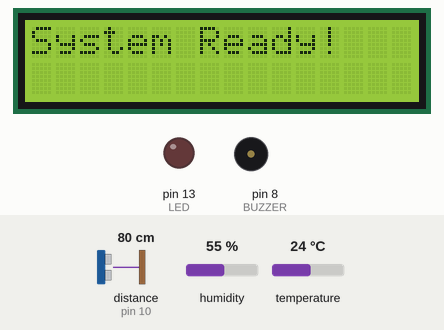
The sketch below on a simulated Arduino Uno, built with avr-gcc and run on an emulated ATmega328P. On the bench: 16×2 character LCD, output pins drawn as LEDs (lit = HIGH), buzzer (waves = sounding). Wiring (from diagram.json): ultrasonic range finder: trigger pin 9; echo pin 10. Dashed ring = blinking. The test bench sets the inputs (shaded band); at power-on: distance to the obstacle (sensor on pin 10) 80 cm, humidity 55 %, temperature 24 °C. The echo pulse lasts 58.3 µs per cm; pins used as bus, display or sensor lines are not drawn; what the sketch prints to the serial monitor is not drawn.

Above: at 0.6 s.
At 3.2 s:
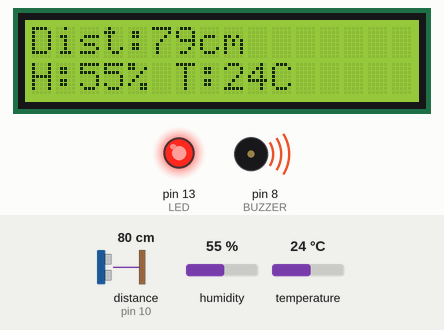
3.3 s: distance to the obstacle (sensor on pin 10) set to 2 cm
5.6 s: humidity set to 22 %
At 6.4 s:
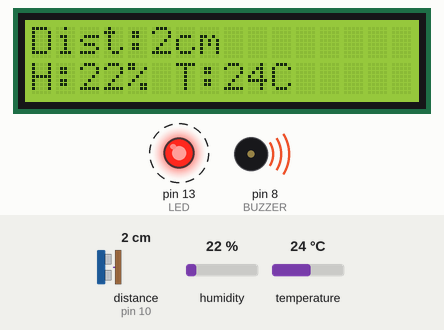
7.7 s: temperature set to 4 °C
9.8 s: distance to the obstacle (sensor on pin 10) set to 9 cm
At 10.1 s:
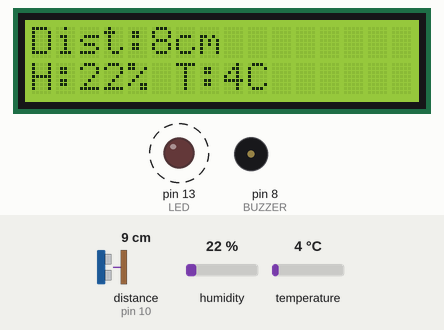
11.3 s: distance to the obstacle (sensor on pin 10) set to 12 cm
At 11.51 s:
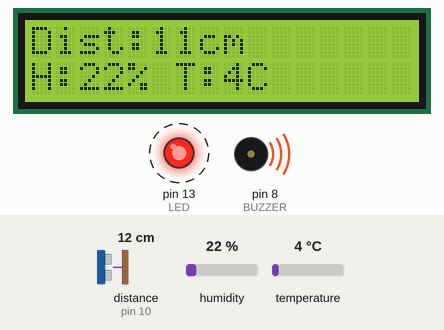
12.8 s: humidity set to 40 %
At 13.17 s:
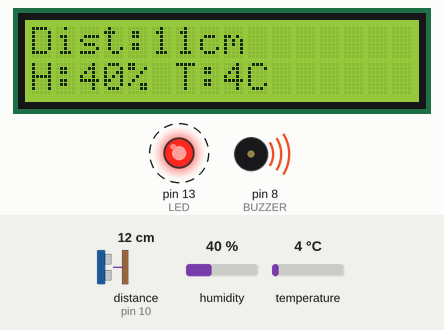
Timing chart, 0 to 15.5 s (numbered marks = the images above; inputs shaded):
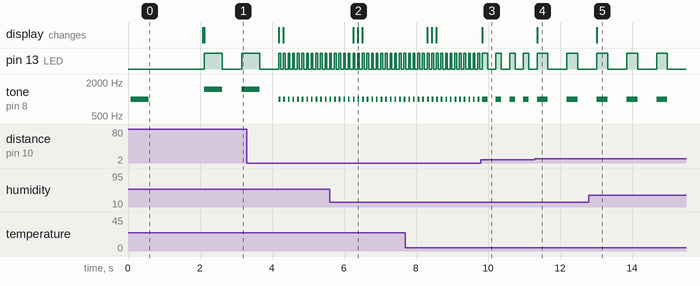

Measured:
- after the input at 5.6 s, the display: first changes after 0.65 s (image 2 shows a later state)
- after the input at 9.8 s, pin 13 (LED): alternates HIGH for 0.15 s and LOW for 0.23 s, starting after 0.19 s; tone on pin 8 (BUZZER): alternates 1000 Hz for 0.15 s and silent for 0.23 s, starting after 0.19 s; the display: changes at once (image 3)
- after the input at 11.3 s, pin 13 (LED): HIGH → LOW after 0.36 s, → HIGH 0.53 s later, → LOW 0.30 s later; tone on pin 8 (BUZZER): 1000 Hz → silent after 0.36 s, → 1000 Hz 0.53 s later, → silent 0.30 s later; the display: changes after 0.06 s (image 4)
- after the input at 12.8 s, the display: changes after 0.23 s (image 5)
- by itself, pin 13 (LED): repeats every 0.13 s: HIGH 0.05 s, LOW 0.08 s
- by itself, tone on pin 8 (BUZZER): repeats every 0.13 s: 1000 Hz 0.05 s, silent 0.08 s

The sketch:

sketch.ino
```cpp
#include <Wire.h>
#include <LiquidCrystal_I2C.h>
#include <DHT.h>

#define TRIG 9
#define ECHO 10
#define BUZZER 8
#define LED 13
#define DHTPIN 7
#define DHTTYPE DHT22

LiquidCrystal_I2C lcd(0x27, 16, 2);
DHT dht(DHTPIN, DHTTYPE);

void setup() {
  pinMode(TRIG, OUTPUT);
  pinMode(ECHO, INPUT);
  pinMode(BUZZER, OUTPUT);
  pinMode(LED, OUTPUT);

  Serial.begin(9600);

  dht.begin();

  lcd.init();
  lcd.backlight();
  lcd.setCursor(0, 0);
  lcd.print("System Ready!");
  tone(BUZZER, 1000); // Startup beep
  delay(500);
  noTone(BUZZER);
  delay(1500);
  lcd.clear();
}

// Function for LED blinking and buzzer sound
void blinkAndBeep(int onTime, int offTime) {
  digitalWrite(LED, HIGH);
  tone(BUZZER, 1000);   // Generate 1000Hz sound
  delay(onTime);

  digitalWrite(LED, LOW);
  noTone(BUZZER);
  delay(offTime);
}

// Measure distance using HC-SR04
int getDistance() {
  digitalWrite(TRIG, LOW);
  delayMicroseconds(2);

  digitalWrite(TRIG, HIGH);
  delayMicroseconds(10);

  digitalWrite(TRIG, LOW);

  long duration = pulseIn(ECHO, HIGH);

  int distance = duration * 0.034 / 2;

  return distance;
}

void loop() {

  int distance = getDistance();

  float humidity = dht.readHumidity();
  float temperature = dht.readTemperature();

  // Display distance
  lcd.setCursor(0, 0);
  lcd.print("Dist:");
  lcd.print(distance);
  lcd.print("cm     ");

  // Display temperature and humidity
  lcd.setCursor(0, 1);
  lcd.print("H:");
  lcd.print(humidity, 0);
  lcd.print("% T:");
  lcd.print(temperature, 0);
  lcd.print("C   ");

  // Serial Monitor output
  Serial.print("Distance: ");
  Serial.print(distance);
  Serial.print(" cm | Temp: ");
  Serial.print(temperature);
  Serial.print(" C | Humidity: ");
  Serial.print(humidity);
  Serial.println("%");

  // Food level alert
  if (distance < 5) {
    // Container full - very fast beep
    blinkAndBeep(50, 50);
  }
  else if (distance < 10) {
    // Medium level - moderate beep
    blinkAndBeep(150, 200);
  }
  else if (distance < 20) {
    // Low level - slow warning beep
    blinkAndBeep(300, 500);
  }
  else {
    // Very low or empty
    digitalWrite(LED, HIGH);
    tone(BUZZER, 1500); // Continuous alarm
    delay(500);
    noTone(BUZZER);
    digitalWrite(LED, LOW);
    delay(500);
  }

}
```
